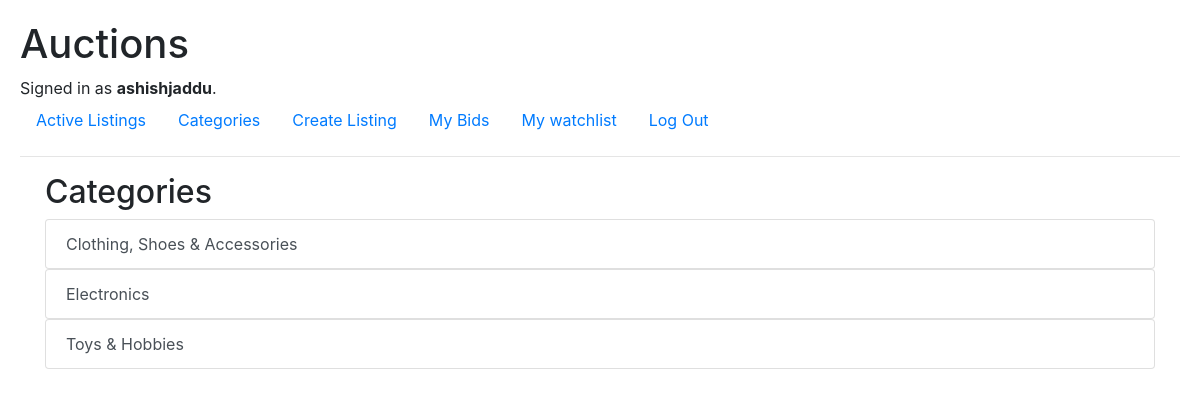
The app's page /categories (signed in) with its own data.
### auctions/models.py (models this page shows, shortened)
class User(AbstractUser):
    email = models.EmailField(unique=True)

class Category(models.Model):
    title = models.CharField(max_length=64)
    def __str__(self):
        return f"{self.title}"

### auctions/views.py (the view)
# urls.py: path("categories", views.categories, name="categories"),
def categories(request):
    return render(request, "auctions/categories.html", {
        "categories": Category.objects.all()
    })

### auctions/templates/auctions/categories.html
{% extends "auctions/layout.html" %}
{% block body %}
<div class="container">
<h2>Categories</h3>
{% for category in categories %}
<ul class="list-group">
    <a href="{% url 'category' category.id %}" class="list-group-item list-group-item-action">{{ category }}</a>
</ul>
{% endfor %}
</div>
{% endblock %}

### auctions/templates/auctions/layout.html (shortened to what this page needs)
{% load static %}
<!DOCTYPE html>
<html lang="en">
    <head>
        <link rel="stylesheet" href="https://stackpath.bootstrapcdn.com/bootstrap/4.4.1/css/bootstrap.min.css">
        <link href="{% static 'auctions/styles.css' %}" rel="stylesheet">
    </head>
    <body>
        <h1>Auctions</h1>
        <div>
            {% if user.is_authenticated %}
                Signed in as <strong>{{ user.username }}</strong>.
            {% else %}
                Not signed in.
            {% endif %}
        </div>
        <ul class="nav">
            <li class="nav-item">
                <a class="nav-link" href="{% url 'index' %}">Active Listings</a>
            </li>
            <li class="nav-item">
                <a class="nav-link" href="{% url 'categories' %}">Categories</a>
            </li>
            {% if user.is_authenticated %}
                <li class="nav-item">
                    <a class="nav-link" href="{% url 'create' %}">Create Listing</a>
                </li>
                <li class="nav-item">
                    <a class="nav-link" href="{% url 'mybiddings' %}">My Bids</a>
                </li>
                <li class="nav-item">
                    <a class="nav-link" href="{% url 'watchlist' %}">My watchlist</a>
                </li>
                <li class="nav-item">
                    <a class="nav-link" href="{% url 'logout' %}">Log Out</a>
                </li>
            {% endif %}
        </ul>
        <hr>
        {% block body %}
        {% endblock %}
    </body>
</html>

### auctions/static/auctions/styles.css (style rules this page uses)
body { margin: 10px; padding: 10px; }

### records on screen
User: username "ashishjaddu"
Category: title "Clothing, Shoes & Accessories"
Category: title "Electronics"
Category: title "Toys & Hobbies"
